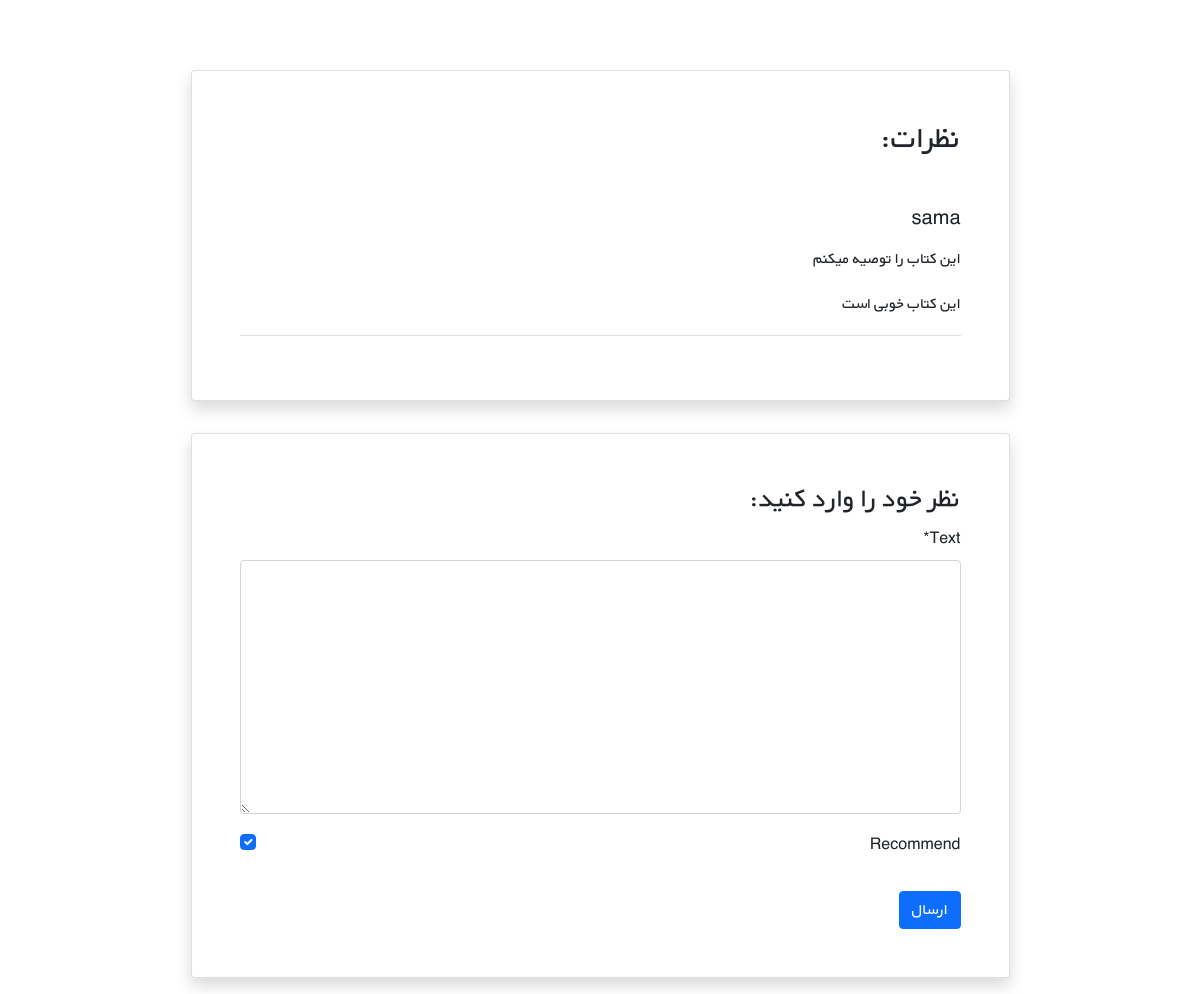
/books/10/ (signed in, lower part), run on an earlier commit of the app's database.
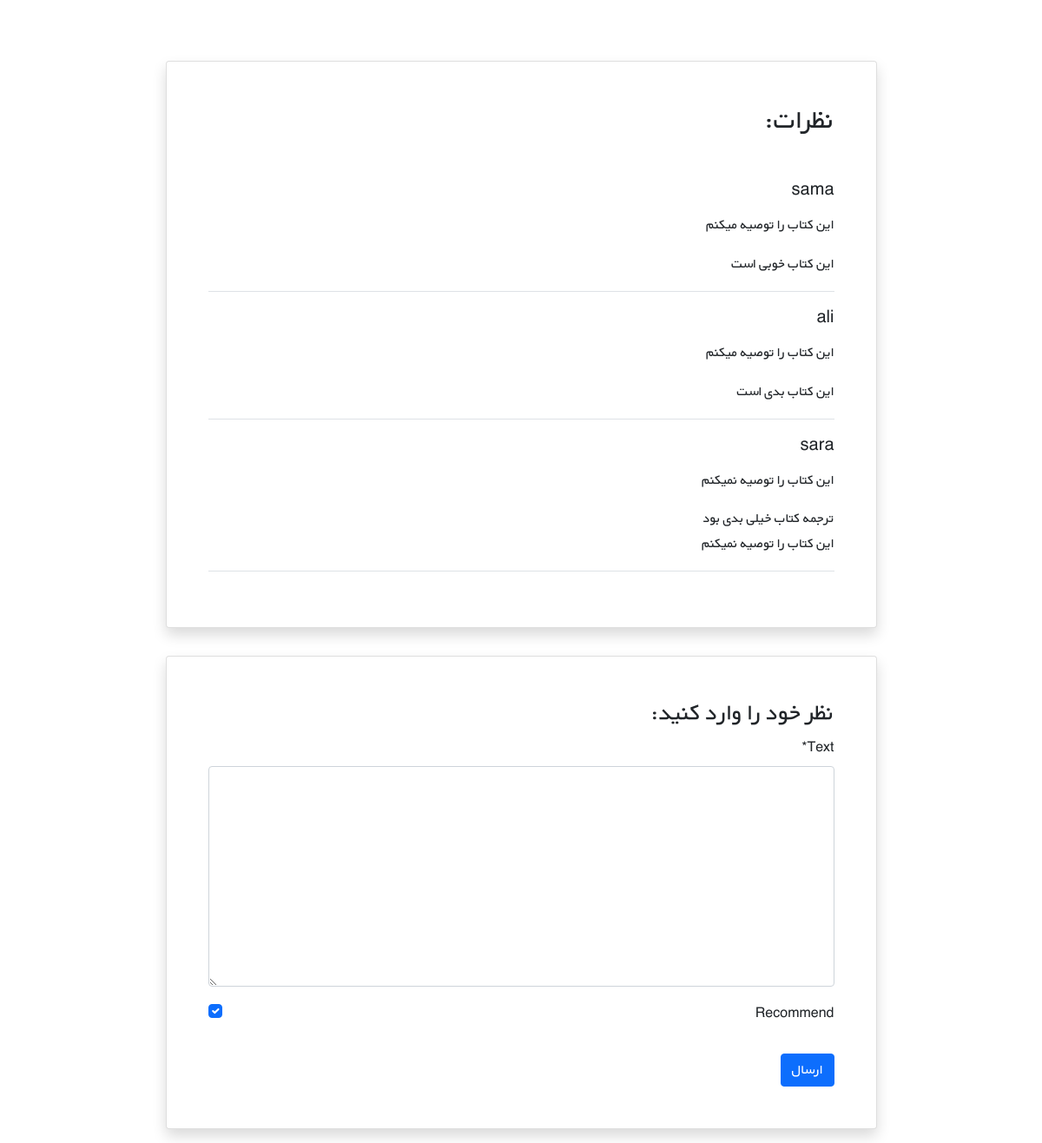
And on a later commit of the database.
### books/models.py (models this page shows, shortened)
class Comment(models.Model):
    user = models.ForeignKey(get_user_model(), on_delete=models.CASCADE)
    book = models.ForeignKey(Book, related_name="comments", on_delete=models.CASCADE)
    text = models.TextField()
    is_active = models.BooleanField(default=True)
    recommend = models.BooleanField(default=True)
    datetime_created = models.DateTimeField(auto_now_add=True)

### accounts/models.py (models this page shows)
class CustomUser(AbstractUser):
    age = models.PositiveIntegerField(null=True, blank=True)

### books/views.py (the view)
# urls.py: path("<int:pk>/", book_detail_view, name="book_detail"),
@login_required
def book_detail_view(request, pk):
    book = get_object_or_404(Book, pk=pk)
    book_comment = book.comments.all()
    if request.method == "POST":
        comment_form = CommentForm(request.POST)
        if comment_form.is_valid():
            new_comment = comment_form.save(commit=False)
            new_comment.book = book
            new_comment.user = request.user
            new_comment.save()
            comment_form = CommentForm()
    else:
        comment_form = CommentForm()
    return render(request, "books/book_detail.html", {
        "book": book,
        "comments": book_comment,
        "comment_form": comment_form,
    })

### books/forms.py
class CommentForm(forms.ModelForm):
    class Meta:
        model = Comment
        fields = ("text", "recommend",)

### books/templates/books/book_detail.html (shortened to what this page needs)
{% extends "_base.html" %}
{% load crispy_forms_tags %}
{% block content %}
    <div class="container mt-5" dir="rtl">
        <div class="">
            <div class="">
                <div class="d-flex justify-content-center">
                    <div class="my-3 p-5 w-sm-75 w-100">
                    </div>
                </div>
                <div class="d-flex justify-content-center">
                    <div class="card shadow my-3 p-5 w-sm-75 w-100">
                        <h2 class="mb-5">نظرات:</h2>
                        {% for comment in comments %}
                            {% if comment.is_active %}
                                <div class="border-bottom mb-3">
                                    <h5 class="mb-3">{{ comment.user.username }}</h5>
                                    {% if comment.recommend %}
                                        <p>این کتاب را توصیه میکنم</p>
                                    {% else %}
                                        <p>این کتاب را توصیه نمیکنم </p>
                                    {% endif %}
                                    <p>{{ comment.text|linebreaks }}</p>
                                </div>
                            {% endif %}
                        {% endfor %}
                    </div>
                </div>
                <div class="d-flex justify-content-center">
                    <div class="card shadow my-3 p-5 w-sm-75 w-100">
                        <h3>نظر خود را وارد کنید:</h3>
                        <form method="POST">
                            {{ comment_form|crispy }}
                            <button type="submit" class="btn btn-primary mt-3">ارسال</button>
                        </form>
                    </div>
                </div>
            </div>
        </div>
    </div>
{% endblock %}

### templates/_base.html (shortened to what this page needs)
{% load static %}
<!DOCTYPE HTML PUBLIC "-//W3C//DTD HTML 4.01//EN" "http://www.w3.org/TR/html4/strict.dtd">
<html lang="en">
<head>
    <link href="https://cdn.jsdelivr.net/npm/bootstrap@5.1.3/dist/css/bootstrap.min.css" rel="stylesheet"
>
    <link rel="stylesheet" href="{% static "css/style.css" %}">
</head>
<body>
<div class="container">
    {% block content %}
    {% endblock %}
</div>
</body>
</html>

### static/css/style.css (style rules this page uses)
* { font-family: 'BYekan', sans-serif; line-height: 1.8rem; }
@media (min-width: 576px) { .w-sm-75 { width: 75%!important; } }

What changed in the data, as far as the page shows it:
added Comment: user.username "ali", recommend "این کتاب را توصیه میکنم", text "این کتاب بدی است"
added Comment: user.username "sara", recommend "این کتاب را توصیه نمیکنم", text "ترجمه کتاب خیلی بدی بود این کتاب را توصیه نمیکنم"
